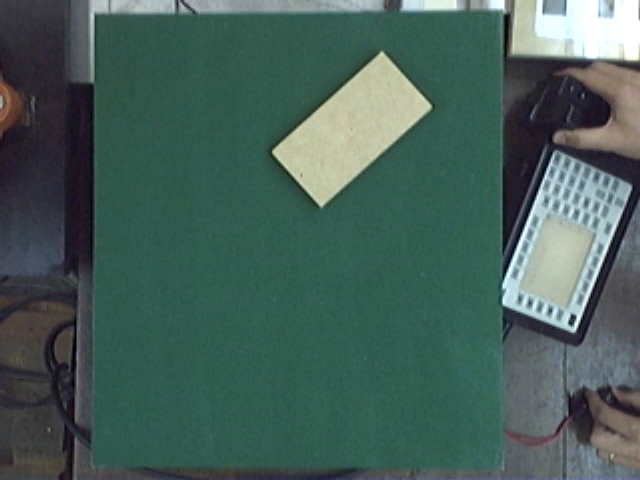
#> input picture clases_practicas/practica_1/imgBloque1.bmp, 640 x 480 px
$ jupyter execute 03_espacios_de_color.ipynb   (shell and % lines are left out)
#> lines starting #> are read from the running program, lines starting #| are printed output that depends on the picture; after the words box and inside, x2 and y2 are one past the last pixel; in counts of white or black regions, pixels touching at a corner belong together
# Espacios de color

Manipulación y cambio de espacio

[cell 1]
# Tener PyQt5 instalado para poder usar el backend Qt de matplotlib

# OpenCV-Python utiliza NumPy para el manejo de imágenes
import numpy as np
# cv2 es el módulo python para acceder a OpenCV
import cv2 as cv
# Usamos las poderosas herramientas de graficación de matplotlib para mostrar
# imágenes, perfiles, histogramas, etc
import matplotlib.pyplot as plt

[cell 2]
# Veamos las transformaciones posibles
flags = [i for i in dir(cv) if i.startswith('COLOR_')]
print(flags)

### Ejercicio: Separar la mesa (color verde) del resto de la escena

[cell 3]
# Primera parte: encontrar un espacio de color conveniente para la discriminación

img_color = cv.imread('imgBloque1.bmp')
#> img_color is the input picture: shape (480, 640, 3); mean B, G, R 89.6, 96.3, 70.9

# Convertir la imagen a HSV
imgHSV = cv.cvtColor(img_color, cv.COLOR_BGR2HSV)
#> imgHSV: shape (480, 640, 3); mean H, S, V 85.8, 85.7, 99.2
plt.figure()
plt.imshow(imgHSV)
plt.title('Imagen en espacio de color HSV')
plt.show()

[cell 4]
im_h, im_s, im_v = cv.split(imgHSV)
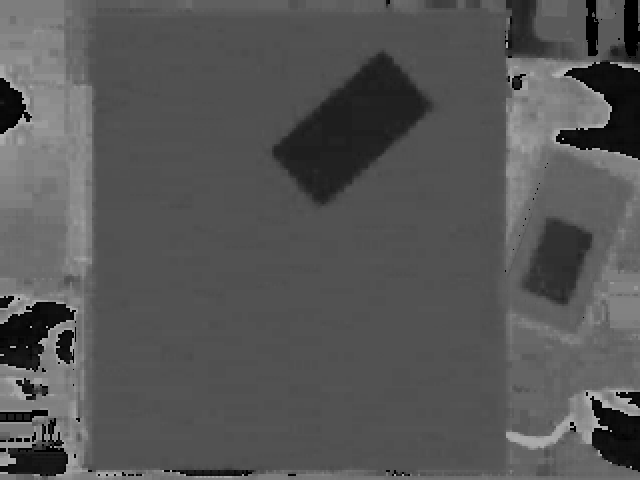
#> im_h: shape (480, 640); min 0, max 178, mean 85.8
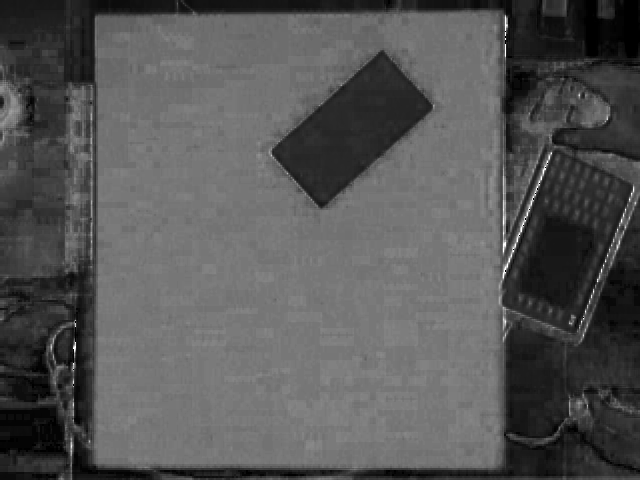
#> im_s: shape (480, 640); min 0, max 255, mean 85.7
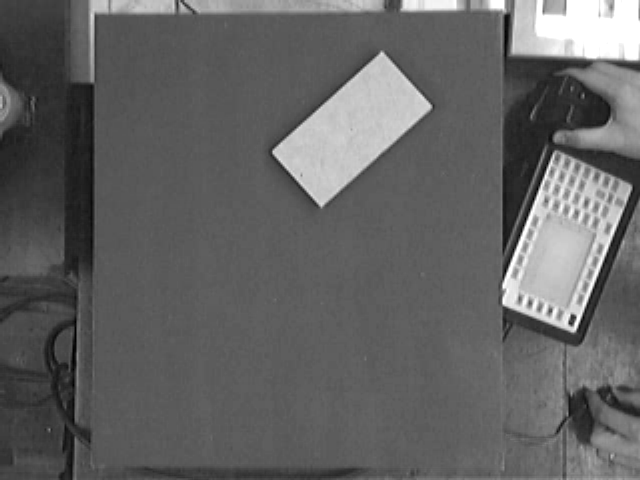
#> im_v: shape (480, 640); min 0, max 255, mean 99.2

# La curva de Hue, discrimina fácilmente el color del tablero de los colores del
# fondo

plt.figure()
plt.imshow(im_h, cmap='gray')
plt.title('Hue')
plt.show()

# Puedo complementar con la curva de saturación, ya que ambas son muy uniformes
# sobre el tablero

plt.figure()
plt.imshow(im_s,cmap='jet')
plt.title('Saturation')
plt.show()

# La imagen de intensidad (V) permite discriminar fácilmente el bloque del
# tablero, pero confunde el tablero con el fondo

plt.figure()
plt.imshow(im_v,cmap='gray')
plt.title('Value')
plt.show()

[cell 5]
# Hacemos una descripcion estadistica
muestra = imgHSV[300:350, 300:350, :]
#> muestra: shape (50, 50, 3); mean H, S, V 81.5, 121.1, 94.4

color_h_medio, _, _ = np.mean(muestra, axis=(0,1))
#> color_h_medio = 81.47
print(f'Valor medio de la componente Hue: {color_h_medio}')

muestra = cv.cvtColor(muestra, cv.COLOR_HSV2RGB)
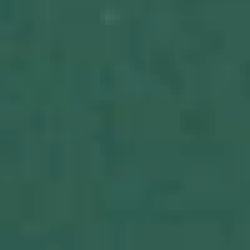
#> muestra: shape (50, 50, 3) (shown 5 times larger); mean R, G, B 49.3, 94.4, 81.3

plt.figure()
plt.imshow(muestra)
plt.title('Muestra de la mesa')
plt.show()

[cell 6]
SPAN_RANGE = 10
color_l = (color_h_medio - SPAN_RANGE, 0, 0)
#> color_l = (71.47, 0, 0)
color_u = (color_h_medio + SPAN_RANGE, 180, 180)
#> color_u = (91.47, 180, 180)

roi = imgHSV[:, 100:500, :]
#> roi: shape (480, 400, 3); mean H, S, V 78.9, 108.2, 99.5

mask = cv.inRange(src=roi, lowerb=color_l, upperb=color_u)
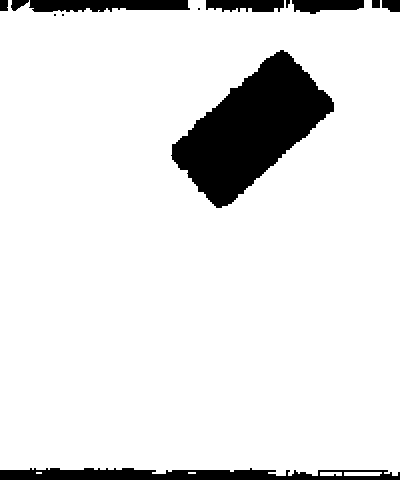
#> mask: shape (480, 400); 89.6% white; 13 black regions (3 under 20 px), largest, box (x1, y1, x2, y2) and area: (171, 50, 334, 208) 12758, (0, 468, 400, 480) 3520, (29, 0, 190, 12) 1638


plt.imshow(roi, cmap='gray')
plt.title('Mascara de segmentacion')
plt.show()

[cell 7]
img_color = img_color[:, 100:500, :]
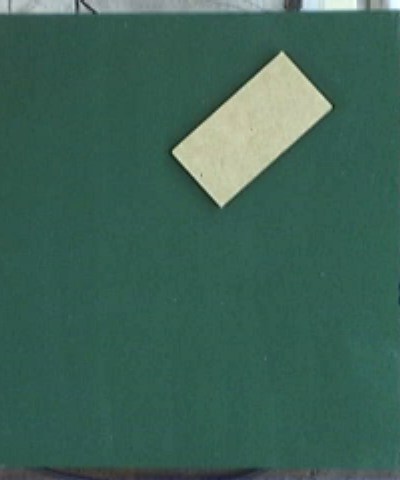
#> img_color: shape (480, 400, 3); mean B, G, R 86.5, 99.3, 61.1
# mask_object = cv.bitwise_not(mask)
img_segmentada = cv.bitwise_and(img_color, img_color, mask=mask)
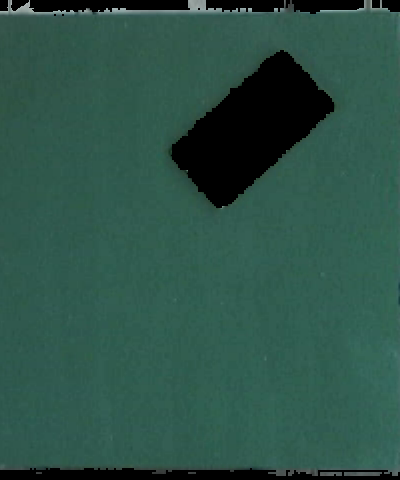
#> img_segmentada: shape (480, 400, 3); mean B, G, R 71.6, 82.5, 45
plt.imshow(img_segmentada[:, :, ::-1]) # bgr to rgb
plt.title('Objeto segmentado')
plt.show()

$ run again, with clases_practicas/practica_1/imgBloque2.bmp copied over clases_practicas/practica_1/imgBloque1.bmp
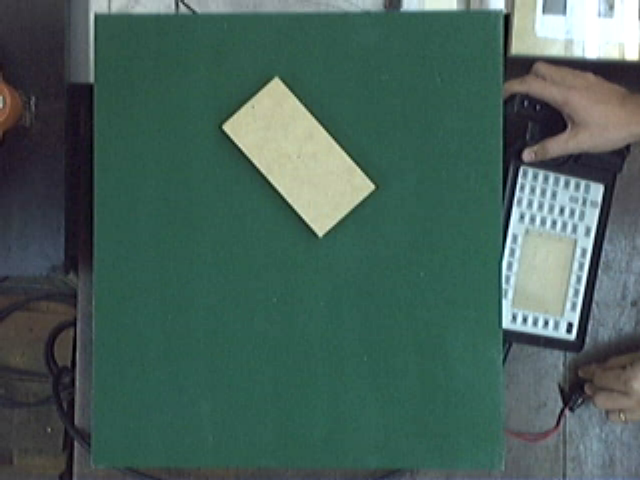
#> input picture clases_practicas/practica_1/imgBloque2.bmp, 640 x 480 px
#> img_color is the input picture: shape (480, 640, 3); mean B, G, R 89.7, 97.4, 70.9
#> imgHSV: shape (480, 640, 3); mean H, S, V 83.5, 88.4, 100.3
#> color_h_medio = 80.97
#> color_l = (70.97, 0, 0)
#> color_u = (90.97, 180, 180)
#> roi: shape (480, 400, 3); mean H, S, V 78.2, 111.7, 98.9
#> `mask = cv.inRange(src=roi, lowerb=color_l, upperb=color_u)`:
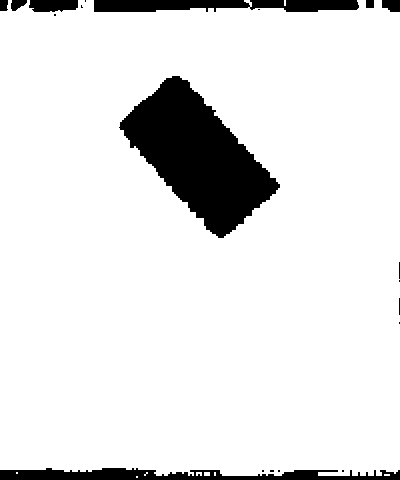
#> mask: shape (480, 400); 89.8% white; 20 black regions (12 under 20 px), largest, box (x1, y1, x2, y2) and area: (119, 76, 280, 238) 12753, (0, 468, 400, 480) 3092, (94, 0, 359, 12) 2621
#> img_color: shape (480, 400, 3)
#> `img_segmentada = cv.bitwise_and(img_color, img_color, mask=mask)`:
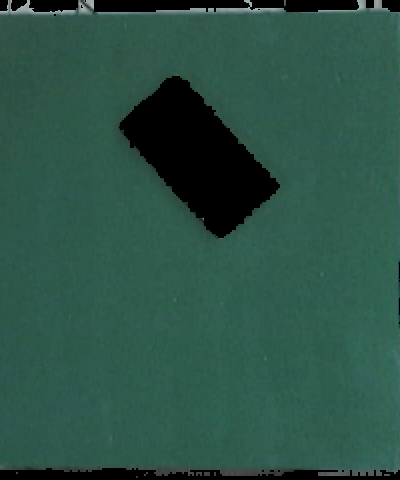
#> img_segmentada: shape (480, 400, 3); mean B, G, R 70.1, 82.2, 43.7

$ run again, with clases_practicas/practica_1/arandelas.png saved as clases_practicas/practica_1/imgBloque1.bmp
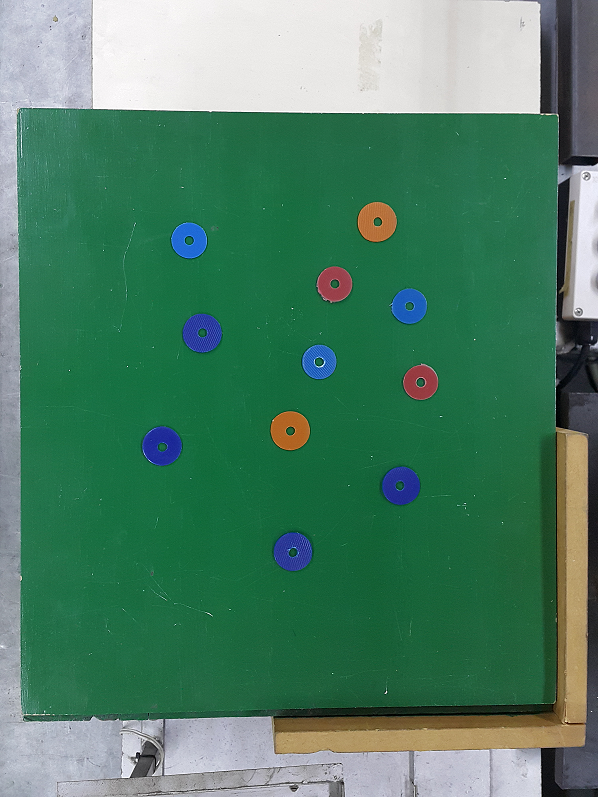
#> input picture clases_practicas/practica_1/arandelas.png, 598 x 797 px
#> img_color is the input picture: shape (797, 598, 3); mean B, G, R 101.8, 127.5, 77.5
#> imgHSV: shape (797, 598, 3); mean H, S, V 75.5, 134.9, 132.6
#> `im_h, im_s, im_v = cv.split(imgHSV)`:
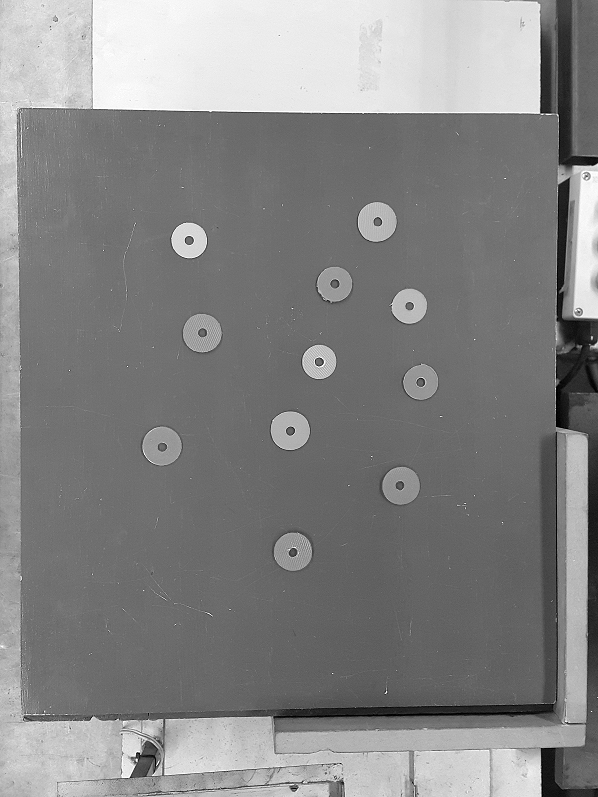
#> im_v: shape (797, 598); min 0, max 255, mean 132.6
#> color_h_medio = 75.56
#> color_l = (65.56, 0, 0)
#> color_u = (85.56, 180, 180)
#> roi: shape (797, 400, 3); mean H, S, V 71.9, 148.5, 133
#> mask: shape (797, 400); 18.9% white; 2578 white regions (2542 under 20 px), largest, box (x1, y1, x2, y2) and area: (0, 109, 400, 420) 34625, (0, 609, 400, 721) 18257, (379, 506, 400, 571) 483
#> img_color: shape (797, 400, 3)
#> `img_segmentada = cv.bitwise_and(img_color, img_color, mask=mask)`:
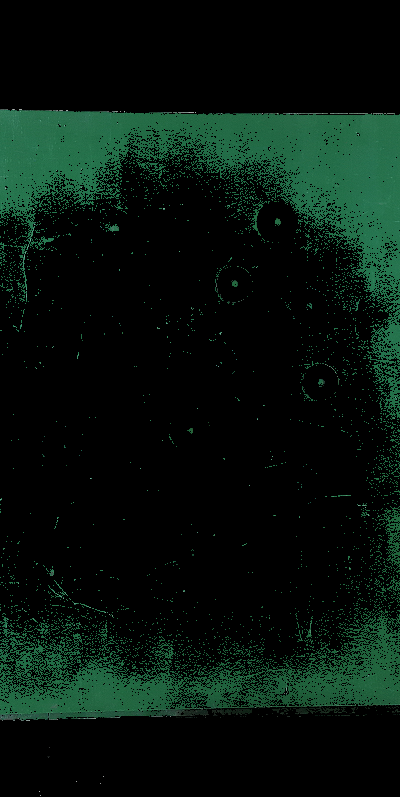
#> img_segmentada: shape (797, 400, 3); mean B, G, R 13.2, 20.2, 6.8
